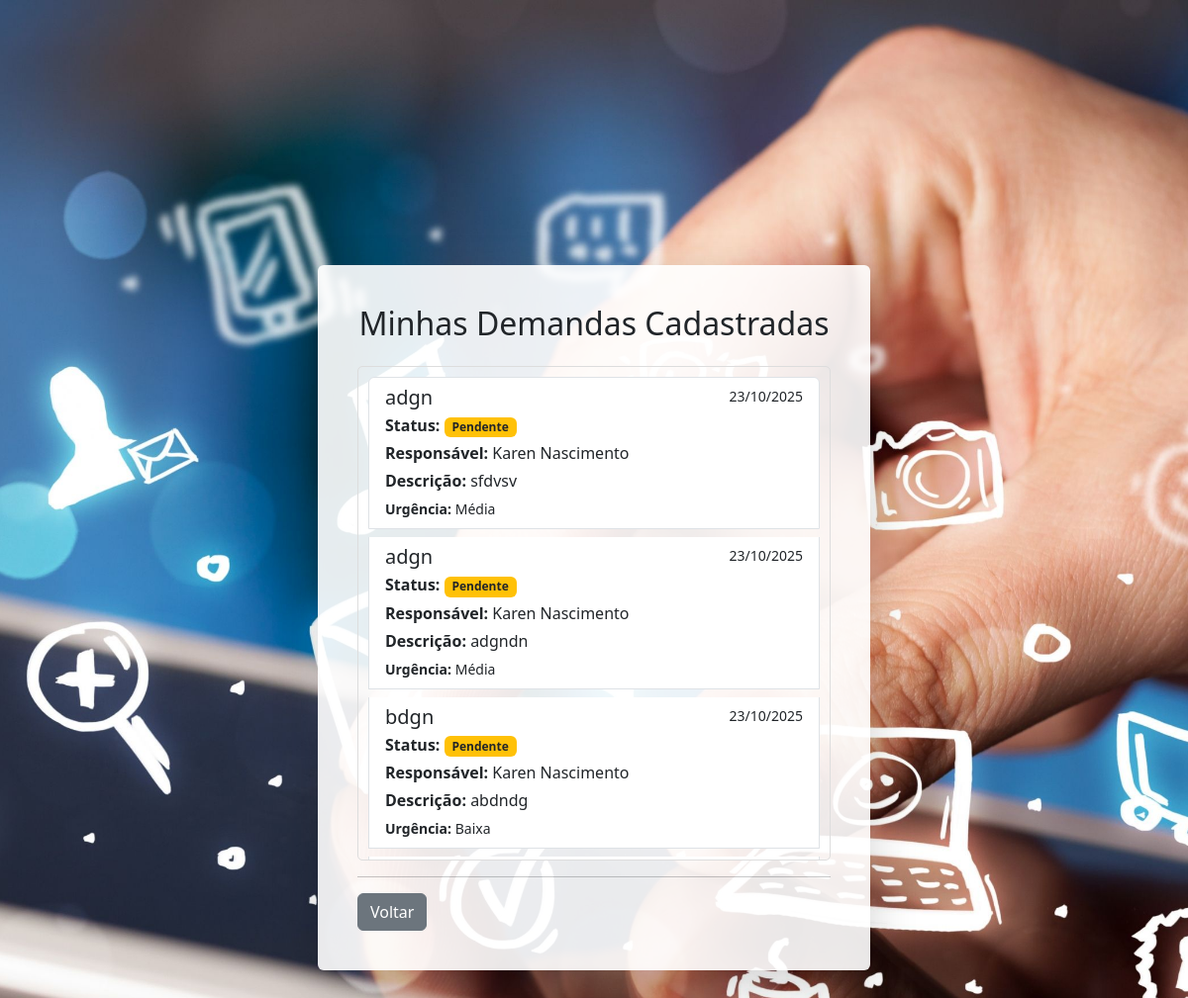
/tarefas/minhas/ (signed in), run on the app's committed database.
### tarefas/models.py (models this page shows, shortened)
class Demanda(models.Model):
    titulo = models.CharField(max_length=200)
    descricao = models.TextField()
    responsavel = models.ForeignKey(Profissional, on_delete=models.SET_NULL, null=True, blank=True)
    grau_urgencia = models.CharField(max_length=1, choices=GRAU_URGENCIA_CHOICES)
    data_criacao = models.DateTimeField(auto_now_add=True)
    solicitante = models.ForeignKey(User, on_delete=models.CASCADE, related_name='demandas_criadas')
    status = models.CharField(max_length=3, choices=STATUS_CHOICES, default='PEN')

class Profissional(models.Model):
    nome = models.CharField(max_length=100)

### tarefas/views.py (the view)
# urls.py: path('minhas/', views.minhas_demandas, name='minhas_demandas'),
@login_required # Garante que o usuário esteja logado
def minhas_demandas(request):
    demandas_do_usuario = Demanda.objects.filter(solicitante=request.user).order_by('-data_criacao')
    return render(request, 'tarefas/minhas_demandas.html', {'demandas': demandas_do_usuario})

### tarefas/templates/tarefas/minhas_demandas.html
{% extends 'tarefas/base.html' %}
{% block content %}
    <h2 class="card-title text-center mb-4">Minhas Demandas Cadastradas</h2>
    <div style="max-height: 500px; overflow-y: auto; border: 1px solid #ddd; padding: 10px; border-radius: 5px;">
        <div class="list-group">
            {% for demanda in demandas %}
            <div class="list-group-item list-group-item-action flex-column align-items-start mb-2">
                <div class="d-flex w-100 justify-content-between">
                    <h5 class="mb-1">{{ demanda.titulo }}</h5>
                    <small>{{ demanda.data_criacao|date:"d/m/Y" }}</small>
                </div>
                <p class="mb-1">
                    <strong>Status:</strong>
                    {% if demanda.status == 'PEN' %}
                        <span class="badge bg-warning text-dark">Pendente</span>
                    {% elif demanda.status == 'AND' %}
                        <span class="badge bg-info text-dark">Em Andamento</span>
                    {% elif demanda.status == 'CON' %}
                        <span class="badge bg-success">Concluída</span>
                    {% else %}
                        <span class="badge bg-secondary">{{ demanda.get_status_display }}</span>
                    {% endif %}
                </p>
                <p class="mb-1"><strong>Responsável:</strong> {{ demanda.responsavel.nome|default:"N/A" }}</p>
                <p class="mb-1"><strong>Descrição:</strong> {{ demanda.descricao|linebreaksbr }}</p>
                <small><strong>Urgência:</strong> {{ demanda.get_grau_urgencia_display }}</small>
            </div>
            {% empty %}
                <p class="text-center">Você ainda não cadastrou nenhuma demanda.</p>
            {% endfor %}
        </div>
    </div>
    <hr>
    <a href="{% url 'cadastrar_demanda' %}" class="btn btn-secondary">Voltar</a>
{% endblock %}

### data on the page
Demanda: titulo "adgn", data_criacao "23/10/2025", status "Pendente", responsavel.nome "Karen Nascimento", descricao "sfdvsv", grau_urgencia "Média"
Demanda: titulo "adgn", data_criacao "23/10/2025", status "Pendente", responsavel.nome "Karen Nascimento", descricao "adgndn", grau_urgencia "Média"
Demanda: titulo "bdgn", data_criacao "23/10/2025", status "Pendente", responsavel.nome "Karen Nascimento", descricao "abdndg", grau_urgencia "Baixa"
